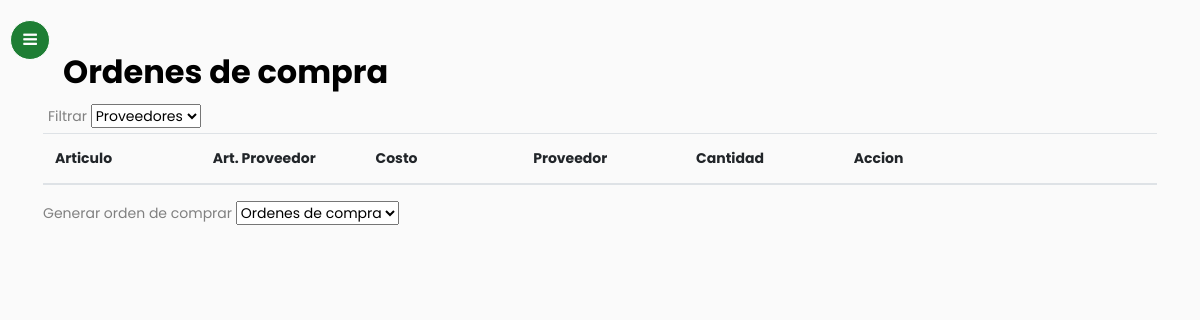
Page /ordenCompra/ (signed in) on the earlier database version.
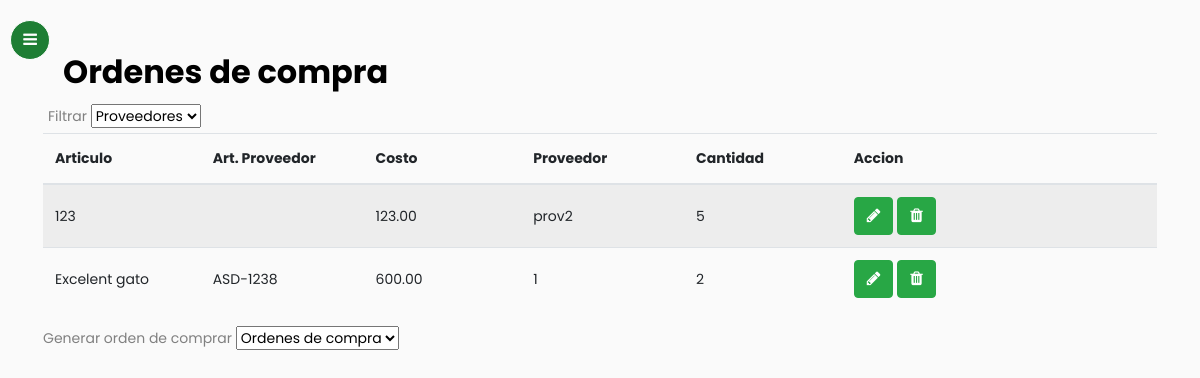
Same page on the later database version.
### gestionStock/models.py (models this page shows)
class Tmp_Orden_Compra(models.Model):
    articulo_proveedor = models.TextField(max_length = 30, blank = True, default = "", null = True)
    descripcion = models.TextField(max_length = 30, blank = True, default = "", null = True)
    precio_costo = models.DecimalField(max_digits=14, decimal_places=2, default = 0, null = True)
    proveedor = models.ForeignKey(Proveedores, on_delete = models.CASCADE, null = True)
    cantidad = models.IntegerField(default=0)
    class Meta:
        verbose_name_plural = "Pre Orden de Compra"

class Proveedores(models.Model):
    razon_social = models.TextField(max_length = 30)
    cuit = models.TextField(max_length = 30)
    direccion = models.TextField(max_length = 30, blank = True, default = "")
    telefono = models.TextField(max_length = 30, blank = True, default = "")
    email = models.EmailField(blank = True, default = "")
    localidad = models.ForeignKey(Localidades, on_delete = models.CASCADE, null= True)
    class Meta:
        verbose_name_plural = "Proveedores"
    def __str__(self):
        return self.razon_social

### gestionStock/views.py (the view)
# urls.py: path('ordenCompra/', login_required(views.OrdenCompraList.as_view()), name="ordenCompraList"),
class OrdenCompraList(ListView):
    model = Tmp_Orden_Compra
    queryset = model.objects.all()
    context_object_name = "ordenCompra"
    template_name = "ordenCompra.html"
    paginate_by = 20
    def get_queryset(self): # new
        query = self.request.GET.get('buscar')
        query2 = self.request.GET.get('art')
        if query:
            object_list = Tmp_Orden_Compra.objects.filter(
                Q(proveedor__razon_social__icontains=query))
        elif query2:
            object_list = Tmp_Orden_Compra.objects.filter(
                Q(descripcion=query2))
        else:
            object_list = Tmp_Orden_Compra.objects.all()
        return object_list

### gestionStock/templates/ordenCompra.html (shortened to what this page needs)
{% extends "base.html" %}
{% load static %}
{% block content %}
    <div class="container-lg">
        <div class="col-sm-9"><h2><b>Ordenes de compra</b></h2></div>
        <div class="table-title">
            <div class="row">
                <div class="col-sm-3">
                    <a>Filtrar</a>
                    <select name="selector" onchange="this.options[this.selectedIndex].value && (window.location = this.options[this.selectedIndex].value);">
                        <option value="">Proveedores</option>
                    </select>
                </div>
            </div>
        </div>
        <div class="form-row">
            <table class="table table-striped mt-1">
                <thead>
                <tr>
                    <th class="align-middle col-sm-1">Articulo</th>
                    <th class="align-middle col-sm-1">Art. Proveedor</th>
                    <th class="align-middle col-sm-1">Costo</th>
                    <th class="align-middle col-sm-1">Proveedor</th>
                    <th class="align-middle col-sm-1">Cantidad</th>
                    <th class="align-middle col-sm-2">Accion</th>
                </tr>
                </thead>
                <tbody>
                {% for articulo in ordenCompra %}
                    <tr>
                        <td class="align-middle col-sm-1">{{articulo.descripcion}}</td>
                        <td class="align-middle col-sm-1">{{articulo.articulo_proveedor}}</td>
                        <td class="align-middle col-sm-1">{{articulo.precio_costo}}</td>
                        <td class="align-middle col-sm-1">{{articulo.proveedor}}</td>
                        <td class="align-middle col-sm-1">{{articulo.cantidad}}</td>
                        <td class="align-middle col-sm-2">
                            <a href="{% url 'ordenCompraEdit' articulo.id %}"><button type="button" class="btn btn-success add-new btn-xs"><i class="fa fa-pencil fa-xs" aria-hidden="true"></i></button></a>
                            <a href="{% url 'ordenCompraDelete' articulo.id %}"><button type="button" class="btn btn-success add-new btn-xs"><i class="fa fa-trash fa-xs" aria-hidden="true"></i></button></a>
                        </td>
                    </tr>
                {% endfor %}
                </tbody>
            </table>
            <p>
                <a> Generar orden de comprar</a>
                <select id="dynamic_select">
                    <option value="" selected>Ordenes de compra</option>
                </select>
            </p>
        </div>
    </div>
{% endblock %}

Differences in the rows shown:
added Tmp_Orden_Compra: descripcion "123", precio_costo "123.00", proveedor "prov2", cantidad "5"
added Tmp_Orden_Compra: descripcion "Excelent gato", articulo_proveedor "ASD-1238", precio_costo "600.00", proveedor "1", cantidad "2"
